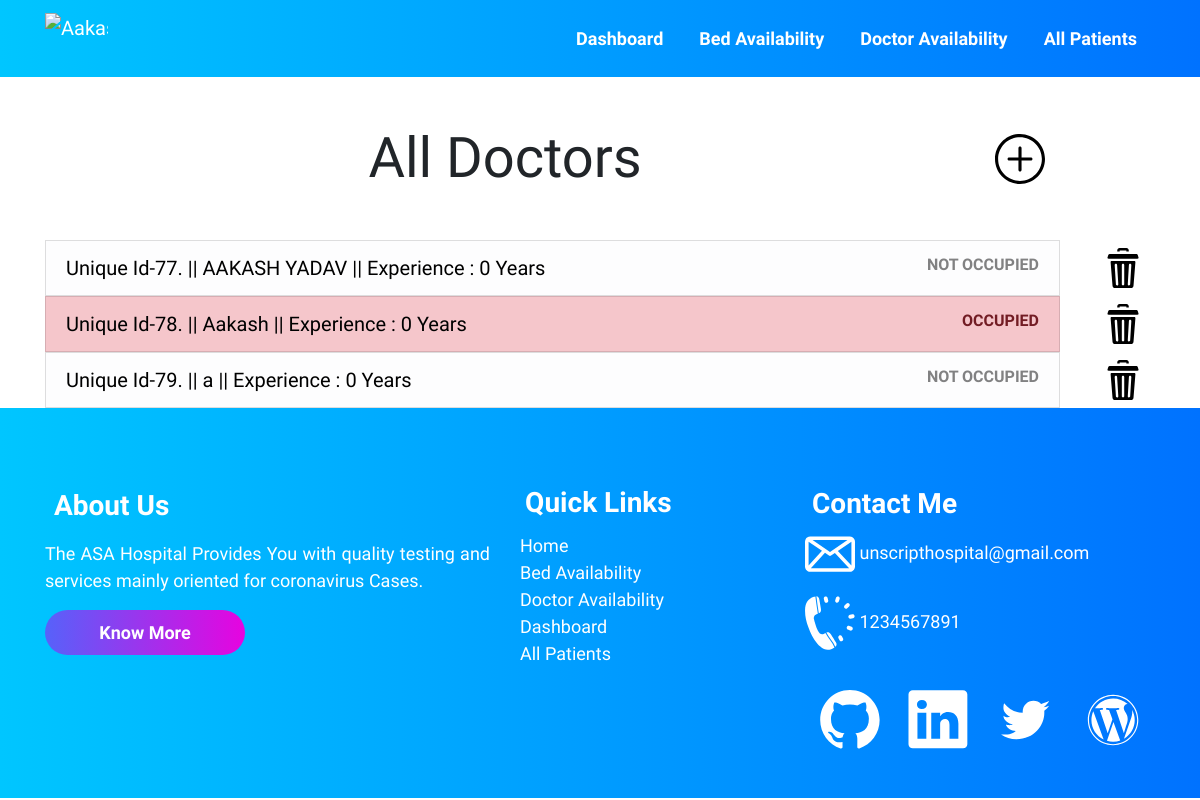
/doctoravailability/, run on an earlier commit of the app's database.
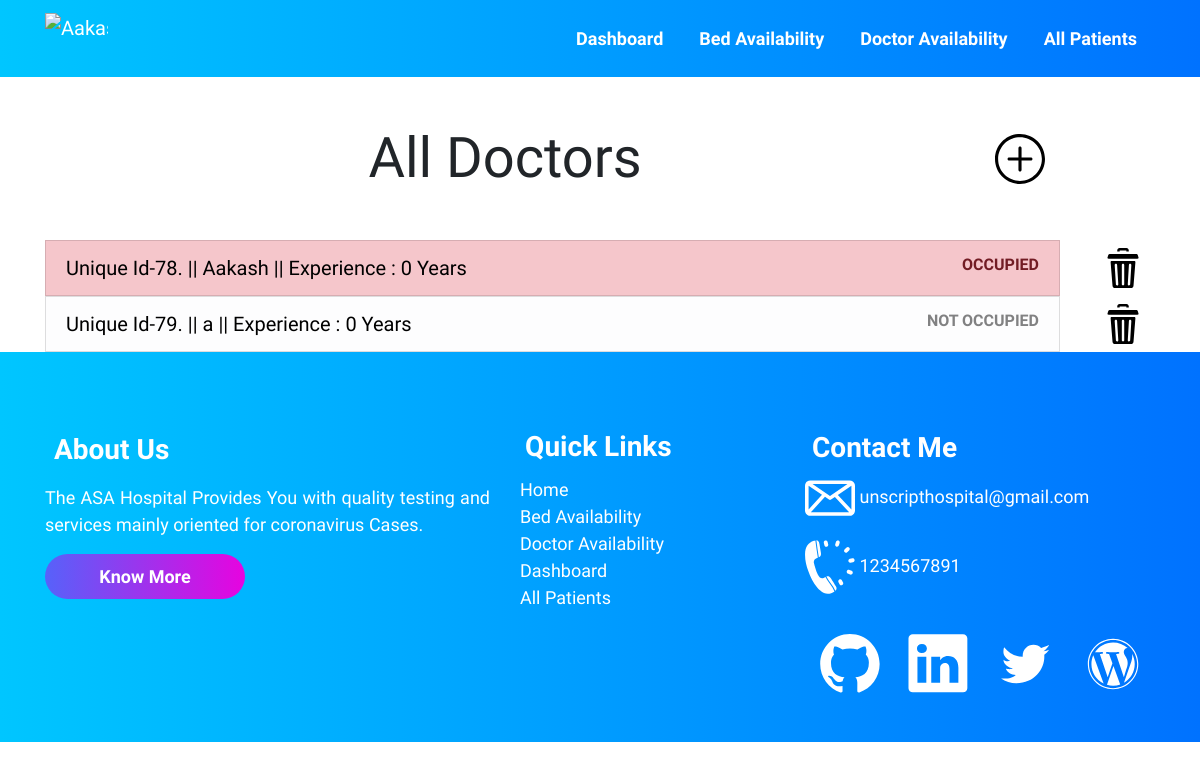
And on a later commit of the database.
### accounts/models.py (models this page shows, shortened)
class Doctor (models.Model):
    doctor_id = models.AutoField(primary_key=True)
    name = models.CharField(max_length=500, default="")
    phone = models.CharField(default="", max_length=500)
    experience_in_years = models.IntegerField(default=0)
    occupied = models.BooleanField(default=False)

### accounts/views.py (the view)
# urls.py: path("doctoravailability/", views.doctoravailability,
def doctoravailability(request):
    all_doctor_objects = Doctor.objects.all()
    context = {
        'all_doctors': all_doctor_objects
    }
    return render(request, 'doctoravailability.html', context)

### templates/doctoravailability.html (shortened to what this page needs)
{% extends 'innerbase.html' %}
{% load static %}
{% block cssLinks %}
<link rel="stylesheet" href="{% static 'css/doctoravailability.css' %}">
{% endblock %}
{% block body %}
<div class="container">
    <div class="row">
        <div class="col-md-10">
            <h1 class="text-center my-5 header display-4">All Doctors</h1>
        </div>
        <div class="col-md-2 d-flex align-items-center text-center">
            <a href="/adddoctor">
                <img src="{% static '/icons/plus.svg' %}" width="50px" class="hover-item">
            </a>
        </div>
    </div>
    <ul class="list-group">
        {% for doctor in all_doctors %}
        <div class="row">
            <div class="col-md-11">
                <a href="/doctors/{{doctor.doctor_id}}" style="text-decoration: none;">
                    <li class="list-group-item list-group-item-action
                    {% if doctor.occupied %} list-group-item-danger {% else %} list-group-item-light {% endif %}
                    ">
                        <div class="row">
                            <div class="col-md-9 header-of-list">
                                Unique Id-{{doctor.pk}}. || {{doctor.name}} || Experience :
                                {{doctor.experience_in_years}} Years
                            </div>
                            <div class="col-md-3 text-right">
                                <b>
                                    {% if doctor.occupied %} OCCUPIED {% else %} NOT OCCUPIED {% endif %}
                                </b>
                            </div>
                        </div>
                    </li>
                </a>
            </div>
            <div class="col-md-1 text-center align-self-center">
                <img src="{% static '/icons/delete.svg' %}" class="hover-item" width="40px" alt="Delete"
                    data-bs-toggle="modal" data-bs-target="#exampleModal">
            </div>
        </div>
        {% empty %}
        <li class="list-group-item list-group-item-action">NO DOCTORS IN THE DATABASE</li>
        {% endfor %}
    </ul>
</div>
{% endblock %}

### templates/innerbase.html (shortened to what this page needs)
{% load static %}
<!DOCTYPE html>
<html lang="en">
<head>
</head>
<body>
    <link rel="stylesheet" href="{% static 'css/base.css' %}">
    {% block cssLinks %}{% endblock %}
    <link rel="stylesheet" href="https://stackpath.bootstrapcdn.com/bootstrap/4.5.0/css/bootstrap.min.css"
>
    <nav class="navbar navbar-expand-lg sticky-top">
        <div class="container">
            <a class="navbar-brand" href="/">
                <section id="leftlogo">
                    <img src="https://res.cloudinary.com/dnv3ztqf1/image/upload/v1608906379/Images%20for%20UNSCRIPT%20ROOKIE/logos/navbarlogo_kn59xi.png"
                        width="100%" class="d-inline-block align-top" loading="lazy" alt="Aakash CMS" />
                </section>
            </a>
            <div class="collapse navbar-collapse" id="navbarSupportedContent">
                <ul class="navbar-nav ml-auto">
                    <li class="link-background">
                        <a href="/dashboard" class="nav-link left">Dashboard</a>
                    </li>
                    <li class="link-background">
                        <a href="/bedavailability" class="nav-link left">Bed Availability</a>
                    </li>
                    <li class="link-background">
                        <a href="/doctoravailability" class="nav-link left">Doctor Availability</a>
                    </li>
                    <li class="link-background">
                        <a href="/allpatients" class="nav-link left">All Patients</a>
                    </li>
                </ul>
            </div>
        </div>
    </nav>
    {% block body %}{% endblock %}
    <div class="outer_box_for_waves">
        <section id="wavesbelownavbar">
        </section>
    </div>
    <div class="footer_bottom">
        <br /><br />
        <div class="container">
            <div class="row">
                <div class="col-md-5 footer_about_section">
                    <h3><b>About Us</b></h3>
                    <p class="text-justify about_footer">
                        The ASA Hospital Provides You with quality testing and
                        services mainly oriented for coronavirus Cases.
                    </p>
                    <a href="#"><button id="commonbuttons"><b>Know More</b></button></a>
                </div>
                <div class="col-md-3 footer_quicklinks_section">
                    <h3><b>Quick Links</b></h3>
                    <ul class="footer-links">
                        <li><a href="/">Home</a></li>
                        <li><a href="/bedavailability">Bed Availability</a></li>
                        <li><a href="/doctoravailability">Doctor Availability</a></li>
                        <li><a href="/dashboard">Dashboard</a></li>
                        <li><a href="/allpatients">All Patients</a></li>
                    </ul>
                </div>
                <div class=" col-md-4 footer_contact_section">
                    <h3><b>Contact Me</b></h3>
                    <ul class="footer-links">
                        <li>
                            <a href="mailto:aakashcoder1210@gmail.com?subject =Hello Aakash = Message">
                                <img class="image-footer" src="{% static '/icons/footer-icons/mail.svg' %}"
                                    width="50px;">
                                unscripthospital@gmail.com
                            </a>
                        </li>
                        <br>
                        <li>
                            <a href="tel:+91 1234567891">
                                <img class="image-footer" src="{% static '/icons/footer-icons/phone.svg' %}"
                                    width="50px;"> 1234567891</a>
                        </li>
                    </ul>
                    <br />
                    <div class="container">
                        <div class="row">
                            <div class="col-sm-3">
                                <a href="https://github.com/AakashCode12" target="_blank">
                                    <img class="image-footer" src="{% static '/icons/footer-icons/github.svg' %}"
                                        width="60px;">
                                </a>
                            </div>
                            <div class="col-sm-3">
                                <a href="https://www.linkedin.com/in/aakash-yadav-a30627190/" target="_blank">
                                    <img class="image-footer" src="{% static '/icons/footer-icons/linkedin.svg' %}"
                                        width="60px;">
                                </a>
                            </div>
                            <div class="col-sm-3">
                                <a href="https://twitter.com/Aakashv0007" target="_blank">
                                    <img class="image-footer" src="{% static '/icons/footer-icons/twitter.svg' %}"
                                        width="60px;">
                                </a>
                            </div>
                            <div class="col-sm-3">
                                <a href="https://aakashcode12.wordpress.com/" target="_blank">
                                    <img class="image-footer" src="{% static '/icons/footer-icons/wordpress.svg' %}"
                                        width="60px;">
                                </a>
                            </div>
                        </div>
                    </div>
                </div>
            </div>
        </div>
        <br /><br />
    </div>
</body>
</html>

### static/css/base.css (style rules this page uses)
* { margin: 0; padding: 0; font-family: "Raleway", sans-serif; scroll-behavior: smooth; }
.navbar a { color: rgb(255, 255, 255) !important; transition: all 0.3s ease-in-out; }
.footer_bottom a { color: rgb(255, 255, 255) !important; transition: all 0.3s ease-in-out; }
h3 { padding: 2% 2% 2% 2%; }
.navbar-nav li { padding: 0 10px; }
.navbar-nav li a { text-align: right; color: #fff; font-size: large; font-weight: 600; }
.navbar { background: -webkit-linear-gradient(right, #0072ff, #00c6ff); }
#leftlogo img { width: 63.48px; height: 51.24px; }
a.left { position: relative; }
a.left:before { content: ""; position: absolute; width: 0; height: 3px; bottom: 0; left: 0; background-color: rgb(255, 255, 255); visibility: hidden; transition: all 0.3s ease-in-out; }
#commonbuttons { padding: 2%; border: none; border-radius: 25px; color: white; font-size: 18px; background: -webkit-linear-gradient(right, hsl(302, 97%, 46%), #6156f9e3); width: 200px; transition: all 0.3s ease-in; border: none; }
.outer_box_for_waves { overflow: hidden; color: aliceblue; background: -webkit-linear-gradient(right, #0072ff, #00c6ff); }
.footer_bottom { background: -webkit-linear-gradient(right, #0072ff, #00c6ff); }
.footer_about_section h3 { color: #fff; }
.footer_quicklinks_section h3 { color: #fff; }
.footer_contact_section h3 { color: #fff; }
.footer_about_section p { color: #fff; }
.footer_about_section p { font-size: 18px; }
.footer-links li { list-style: none; font-size: 18px; }
.footer-links li a { text-decoration: wavy; }
.image-footer { transition: all 0.3s ease-out; }

### static/css/doctoravailability.css (style rules this page uses)
* { margin: 0; padding: 0; }
.header-of-list { color: black; font-weight: 400; font-size: 20px; }
.hover-item { transition-duration: 0.3s ease-in; }

What changed in the data, as far as the page shows it:
removed Doctor: pk "77", name "AAKASH YADAV", experience_in_years "0", occupied "NOT OCCUPIED"
